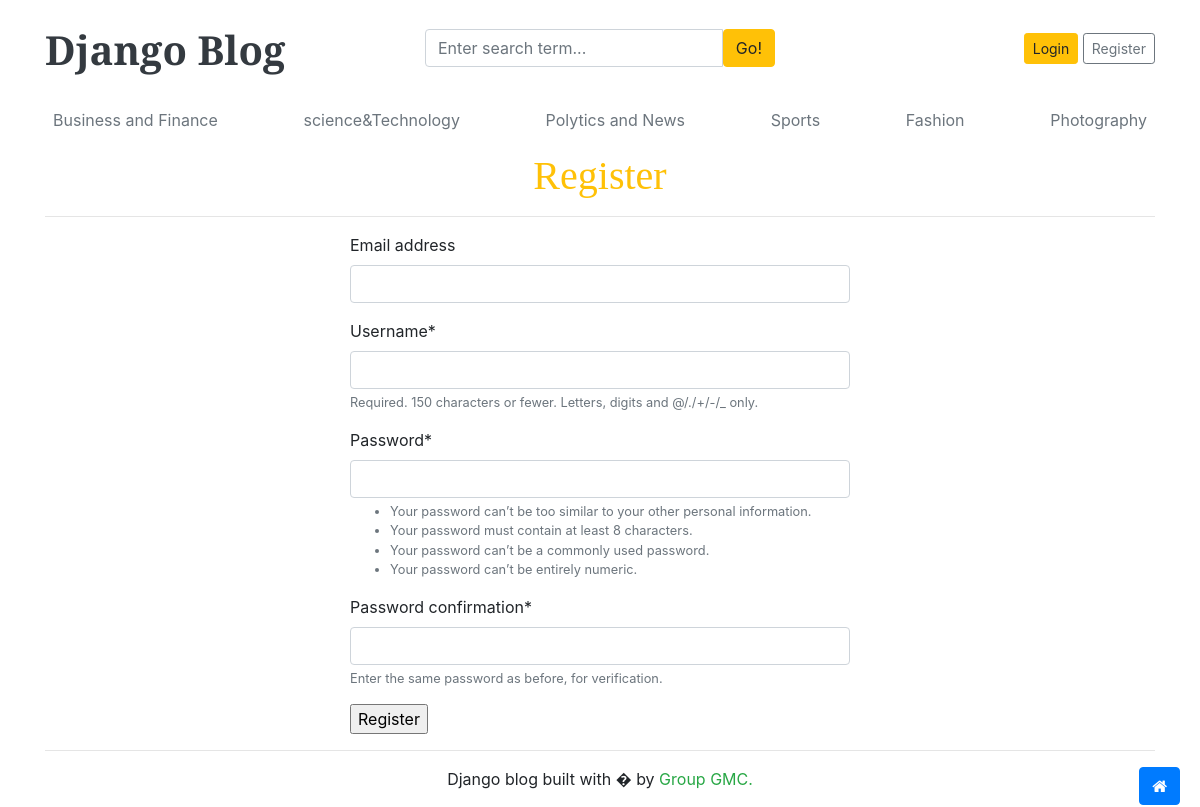
Screenshot of /register/ with the database file from the repository.
### myapp/models.py (models this page shows, shortened)
class Category(models.Model):
    category_name = models.CharField(max_length=30)
    created_at = models.DateTimeField(auto_now_add = True)
    updated_at = models.DateTimeField(auto_now = True)
    class Meta:
        verbose_name_plural = 'Categories'

### myapp/views.py (the view)
# urls.py: path('register/',views.register,name='register'),
def register(request):
    if request.method=='POST':
        form = RegistrationForm(request.POST)
        if form.is_valid():
            form.save()
            return redirect('register')
    else:
        form = RegistrationForm()
    context={
        'form':form
    }
    return render(request,'register.html',context)

### myapp/forms.py
class RegistrationForm(UserCreationForm):
    class Meta:
        model=User
        fields =('email','username','password1','password2')

### myapp/context_processors.py (called while the page is built)
def get_categories(request):
    categories = Category.objects.all()
    return dict(categories=categories)

### myapp/templates/register.html (shortened to what this page needs)
{% extends 'base/base.html' %}
{% block content %}
<h1 class="text-center text-warning">Register</h1>
<hr>
{% load crispy_forms_tags %}
    <form action="{% url 'register' %}" method="POST" style="width: 500px;margin: auto;">
        {{form | crispy }}
        <input type="submit" value="Register">
    </form>
{% endblock %}

### myapp/templates/base/head.html (shortened to what this page needs)
{% load static %}
<!DOCTYPE html>
<html lang="en">
<head>
    <link href="https://getbootstrap.com/docs/4.0/dist/css/bootstrap.min.css" rel="stylesheet">
    <link href="{% static 'static/css/blog.css' %}" rel="stylesheet">
    <link rel="stylesheet" href="https://cdnjs.cloudflare.com/ajax/libs/font-awesome/4.7.0/css/font-awesome.min.css">
  </head>
<body>
<div class="container">
    <header class="blog-header py-3">
      <div class="row flex-nowrap justify-content-between align-items-center">
        <div class="col-4 pt-1">
          <a class="blog-header-logo text-dark" style="font-size: 40px;font-weight: 700;" href="/">Django Blog</a>
        </div>
        <div class="col-4">
          <form action="{% url 'search' %}" method="GET">
            <div class="input-group">
              <input class="form-control" name="keyword" type="text" placeholder="Enter search term..." aria-label="Enter search term..." aria-describedby="button-search" />
              <button type="submit" class="btn btn-warning" id="button-search" type="button">Go!</button>
            </div>
          </form>
        </div>
        <div class="col-4 d-flex justify-content-end align-items-center">
          {% if not user.is_authenticated %}
          <a class="btn btn-sm btn-warning" href="{% url 'login' %}">Login</a> &nbsp;
          <a class="btn btn-sm btn-outline-secondary" href="{% url 'register' %}">Register</a>
          {% else %}
          <span><a href="{% url 'dashboard' %}" class="btn btn-warning mr-2">Dashboard</a></span>
          <span><a href="{% url 'logout' %}" class="btn btn-dark">Logout</a></span>
          <!-- {% for u in users %}
          <span>{{ u.username }}</span>
          {% endfor %} -->
          {% endif %}
        </div>
      </div>
    </header>
    <div class="nav-scroller py-1 mb-2">
      <nav class="nav d-flex justify-content-between">
        {% for cat in categories %}
        <a class="p-2 text-muted" href="{% url 'posts_by_category' cat.id %}">{{ cat.category_name }}</a>
        {% endfor %}
      </nav>
    </div>

### myapp/static/css/blog.css (style rules this page uses)
.blog-header-logo { font-family: "Playfair Display", Georgia, "Times New Roman", serif; font-size: 2.25rem; }
h1, h2, h3, h4, h5, h6 { font-family: "Playfair Display", Georgia, "Times New Roman", serif; }

### rows the page displays
Category: category_name "Business and Finance"
Category: category_name "science&Technology"
Category: category_name "Polytics and News"
Category: category_name "Sports"
Category: category_name "Fashion"
Category: category_name "Photography"
